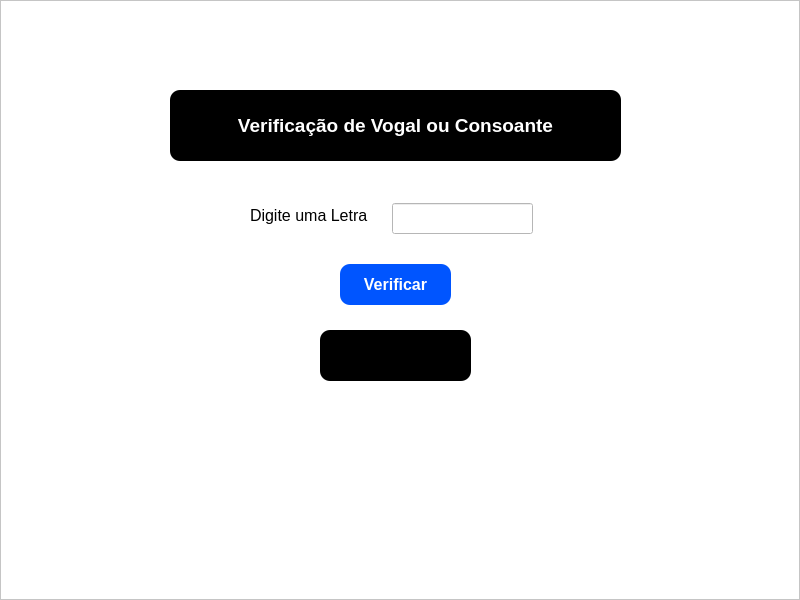
<?xml version="1.0" encoding="UTF-8"?>
<ui version="4.0">
 <class>MainWindow</class>
 <widget class="QMainWindow" name="MainWindow">
  <property name="geometry">
   <rect>
    <x>0</x>
    <y>0</y>
    <width>800</width>
    <height>600</height>
   </rect>
  </property>
  <property name="windowTitle">
   <string>MainWindow</string>
  </property>
  <widget class="QWidget" name="centralwidget">
   <layout class="QHBoxLayout" name="horizontalLayout">
    <property name="spacing">
     <number>0</number>
    </property>
    <property name="leftMargin">
     <number>0</number>
    </property>
    <property name="topMargin">
     <number>0</number>
    </property>
    <property name="rightMargin">
     <number>0</number>
    </property>
    <property name="bottomMargin">
     <number>0</number>
    </property>
    <item>
     <widget class="QFrame" name="frame">
      <property name="styleSheet">
       <string notr="true">background-color: #FFF;</string>
      </property>
      <property name="frameShape">
       <enum>QFrame::StyledPanel</enum>
      </property>
      <property name="frameShadow">
       <enum>QFrame::Raised</enum>
      </property>
      <widget class="QLabel" name="label">
       <property name="geometry">
        <rect>
         <x>170</x>
         <y>90</y>
         <width>451</width>
         <height>71</height>
        </rect>
       </property>
       <property name="font">
        <font>
         <family>Arial</family>
         <pointsize>14</pointsize>
         <weight>75</weight>
         <bold>true</bold>
        </font>
       </property>
       <property name="styleSheet">
        <string notr="true">background-color: #000;
color: #FFF;
border-radius: 10px;</string>
       </property>
       <property name="text">
        <string>Verificação de Vogal ou Consoante</string>
       </property>
       <property name="alignment">
        <set>Qt::AlignCenter</set>
       </property>
      </widget>
      <widget class="QLabel" name="label_2">
       <property name="geometry">
        <rect>
         <x>250</x>
         <y>200</y>
         <width>131</width>
         <height>31</height>
        </rect>
       </property>
       <property name="font">
        <font>
         <pointsize>12</pointsize>
        </font>
       </property>
       <property name="text">
        <string>Digite uma Letra</string>
       </property>
      </widget>
      <widget class="QLineEdit" name="lineEdit">
       <property name="geometry">
        <rect>
         <x>392</x>
         <y>203</y>
         <width>141</width>
         <height>31</height>
        </rect>
       </property>
      </widget>
      <widget class="QLabel" name="label_verificar">
       <property name="geometry">
        <rect>
         <x>320</x>
         <y>330</y>
         <width>151</width>
         <height>51</height>
        </rect>
       </property>
       <property name="font">
        <font>
         <family>Arial</family>
         <pointsize>12</pointsize>
         <weight>75</weight>
         <bold>true</bold>
        </font>
       </property>
       <property name="styleSheet">
        <string notr="true">background-color: #000;
color: #FFF;
border-radius: 10px;</string>
       </property>
       <property name="text">
        <string/>
       </property>
       <property name="alignment">
        <set>Qt::AlignCenter</set>
       </property>
      </widget>
      <widget class="QPushButton" name="pb_verificar">
       <property name="geometry">
        <rect>
         <x>340</x>
         <y>264</y>
         <width>111</width>
         <height>41</height>
        </rect>
       </property>
       <property name="font">
        <font>
         <pointsize>12</pointsize>
         <weight>75</weight>
         <bold>true</bold>
        </font>
       </property>
       <property name="styleSheet">
        <string notr="true">background-color: #0055ff;
color: #FFF;
border-radius: 10px;</string>
       </property>
       <property name="text">
        <string>Verificar</string>
       </property>
      </widget>
     </widget>
    </item>
   </layout>
  </widget>
 </widget>
 <resources/>
 <connections/>
</ui>
